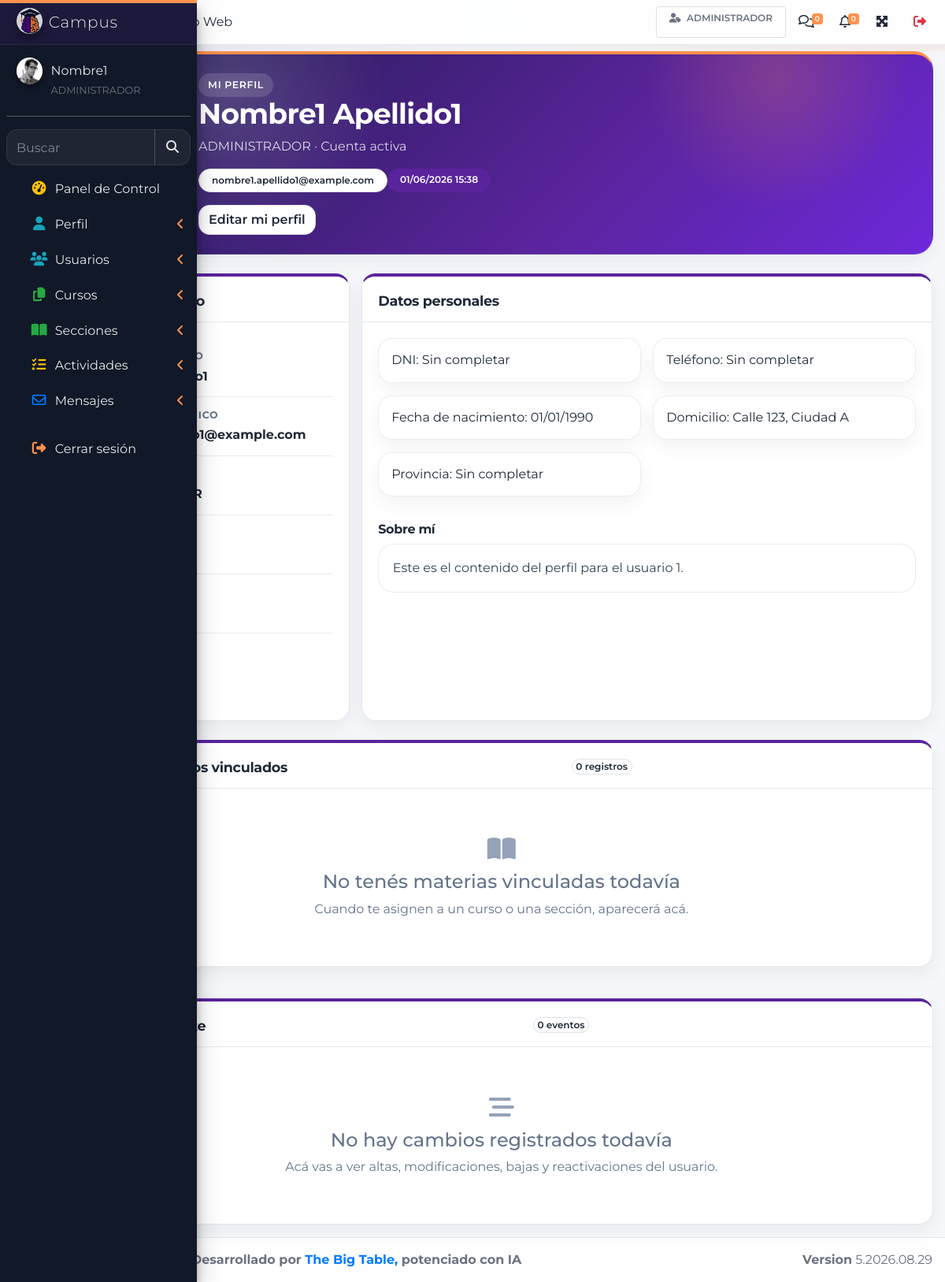
The page /index.php?r=perfil-usuario (signed in) on the database its author committed.
### tables this page shows
CREATE TABLE IF NOT EXISTS `perfiles` (
  `idPerfil` int NOT NULL AUTO_INCREMENT,
  `id_usuario` int NOT NULL,
  `dniPerfil` int DEFAULT NULL,
  `telefonoPerfil` char(20) DEFAULT NULL,
  `fnacPerfil` date DEFAULT NULL,
  `domicilioPerfil` varchar(100) DEFAULT NULL,
  `provinciaPerfil` varchar(50) DEFAULT NULL,
  `contenidoPerfil` tinytext,
  PRIMARY KEY (`idPerfil`),
  KEY `id_usuario` (`id_usuario`)
);

CREATE TABLE IF NOT EXISTS `usuarios` (
  `idUsuario` int NOT NULL AUTO_INCREMENT,
  `nombreUsuario` char(20) NOT NULL,
  `apellidoUsuario` char(20) NOT NULL,
  `email` varchar(50) NOT NULL,
  `pass` varchar(100) NOT NULL,
  `resetPass` tinyint(1) NOT NULL,
  `imgUsuario` varchar(30) NOT NULL,
  `activo` tinyint(1) NOT NULL,
  `rol` char(15) NOT NULL,
  `fechaAlta` datetime NOT NULL DEFAULT CURRENT_TIMESTAMP,
  `ultimaConexion` datetime DEFAULT NULL,
  `fechaBaja` datetime DEFAULT NULL,
  `motivoBaja` varchar(255) DEFAULT NULL,
  `usuarioBaja` int DEFAULT NULL,
  `wpUserId` bigint DEFAULT NULL,
  `origenAuth` varchar(20) NOT NULL DEFAULT 'LOCAL',
  PRIMARY KEY (`idUsuario`),
  KEY `idx_wp_user` (`wpUserId`)
);

### controladores/plantilla.controller.php (called while the page is built)
<?php
class PlantillaController{
    public function crtGetPlantilla(){
        include "vistas/plantilla.php";
}
}

### index.php (called while the page is built, shortened)
<?php
require_once("controladores/permisos.controller.php");
require_once("controladores/plantilla.controller.php");
require_once("controladores/usuarios.controller.php");
$plantilla= new PlantillaController();
$plantilla->crtGetPlantilla();
?>

### modelos/conexion.php (called while the page is built, shortened)
<?php
class Conexion
{
    private static $pdo = null;
    private static function crearPdo($host, $port, $dbName, $user, $password)
    {
        $dsn = sprintf(
            'mysql:host=%s;port=%s;dbname=%s;charset=utf8mb4',
            $host,
            $port,
            $dbName
        );
        $link = new PDO($dsn, $user, $password);
        $link->setAttribute(PDO::ATTR_ERRMODE, PDO::ERRMODE_EXCEPTION);
        $link->exec('set names utf8mb4');
        $link->exec("SET time_zone = '-03:00'");
        return $link;
    }
    public static function conectar()
    {
        try {
            if (self::$pdo instanceof PDO) {
                return self::$pdo;
            }
            self::$pdo = self::crearPdo(DB_HOST, DB_PORT, DB_NAME, DB_USER, DB_PASSWORD);
            return self::$pdo;
        } catch (PDOException $e) {
            echo 'Error de conexion: ' . $e->getMessage();
            return null;
        }
    }
}
?>

### modelos/usuarios.modelo.php (called while the page is built, shortened)
<?php
require_once('conexion.php');
class ModeloUsuarios
{
    public static function mdlObtenerUsuarioCompleto($idUsuario)
    {
        $stmt = Conexion::conectar()->prepare("
            SELECT u.*,
                   p.idPerfil,
                   p.dniPerfil,
                   p.telefonoPerfil,
                   p.fnacPerfil,
                   p.domicilioPerfil,
                   p.provinciaPerfil,
                   p.contenidoPerfil,
                   DATE_FORMAT(p.fnacPerfil, '%d/%m/%Y') AS fnacFormateada,
                   DATE_FORMAT(u.fechaAlta, '%d/%m/%Y %H:%i') AS fechaAltaFmt,
                   DATE_FORMAT(u.ultimaConexion, '%d/%m/%Y %H:%i') AS ultimaConexionFmt,
                   DATE_FORMAT(u.fechaBaja, '%d/%m/%Y %H:%i') AS fechaBajaFmt,
                   CONCAT(u2.nombreUsuario, ' ', u2.apellidoUsuario) AS usuarioBajaNombre
            FROM usuarios u
            LEFT JOIN perfiles p ON p.id_usuario = u.idUsuario
            LEFT JOIN usuarios u2 ON u2.idUsuario = u.usuarioBaja
            WHERE u.idUsuario = :idUsuario
            LIMIT 1
        ");
        $stmt->bindParam(":idUsuario", $idUsuario, PDO::PARAM_INT);
        $stmt->execute();
        return $stmt->fetch(PDO::FETCH_ASSOC);
    }
    public static function mdlRelacionesAcademicas($idUsuario)
    {
        $stmt = Conexion::conectar()->prepare("
            SELECT DISTINCT idCurso, nombreCurso, idSeccion, tituloSeccion, origen
            FROM (
                SELECT c.idCurso,
                       c.nombreCurso,
                       s.idSeccion,
                       s.tituloSeccion,
                       'ESTUDIANTE' AS origen
                FROM asignacioncursos a
                INNER JOIN cursos c ON c.idCurso = a.id_seccion
                LEFT JOIN secciones s ON s.id_curso = c.idCurso
                WHERE a.id_estudiante = :idEstudiante
                UNION
                SELECT c.idCurso,
                       c.nombreCurso,
                       s.idSeccion,
                       s.tituloSeccion,
                       'DOCENTE' AS origen
                FROM secciones s
                INNER JOIN cursos c ON c.idCurso = s.id_curso
                WHERE s.docente = :idDocente
                   OR s.tutor = :idDocente
            ) AS relaciones
            ORDER BY nombreCurso ASC, tituloSeccion ASC
        ");
        $stmt->bindParam(":idEstudiante", $idUsuario, PDO::PARAM_INT);
        $stmt->bindParam(":idDocente", $idUsuario, PDO::PARAM_INT);
        $stmt->execute();
        return $stmt->fetchAll(PDO::FETCH_ASSOC);
    }
    public static function mdlHistorialUsuario($idUsuario)
    {
        $stmt = Conexion::conectar()->prepare("
            SELECT h.*,
                   CONCAT(u.nombreUsuario, ' ', u.apellidoUsuario) AS usuarioAccionNombre,
                   DATE_FORMAT(h.fechaEvento, '%d/%m/%Y %H:%i') AS fechaEventoFmt
            FROM usuarios_historial h
            LEFT JOIN usuarios u ON u.idUsuario = h.id_usuario_accion
            WHERE h.id_usuario = :idUsuario
            ORDER BY h.fechaEvento DESC, h.idHistorial DESC
            LIMIT 20
        ");
        $stmt->bindValue(':idUsuario', (int) $idUsuario, PDO::PARAM_INT);
        $stmt->execute();
        return $stmt->fetchAll(PDO::FETCH_ASSOC);
    }
}

### controladores/usuarios.controller.php (called while the page is built, shortened)
<?php
require_once('modelos/usuarios.modelo.php');
class ControladorUsuarios
{
    public static function crtUsuarioCompleto($idUsuario)
    {
        return ModeloUsuarios::mdlObtenerUsuarioCompleto((int) $idUsuario);
    }
    public static function rutaImagenUsuario($rutaImagen, $fallback = 'user2-160x160.jpg')
    {
        $rutaImagen = trim((string) $rutaImagen);
        $fallback = trim((string) $fallback) !== '' ? trim((string) $fallback) : 'user2-160x160.jpg';
        $candidatos = [];
        if ($rutaImagen !== '') {
            $rutaLimpia = ltrim($rutaImagen, './');
            $candidatos[] = $rutaLimpia;
            if (!str_starts_with($rutaLimpia, 'usuarios/')) {
                $candidatos[] = 'usuarios/' . basename($rutaLimpia);
            }
            $base = basename($rutaLimpia);
            if ($base !== '') {
                $candidatos[] = 'usuarios/' . $base;
                $candidatos[] = $base;
            }
        }
        $candidatos[] = $fallback;
        foreach (array_unique($candidatos) as $candidato) {
            $normalizado = ltrim((string) $candidato, './');
            $rutaFisica = __DIR__ . '/../img/' . $normalizado;
            if (is_file($rutaFisica)) {
                return $normalizado;
            }
            $base = basename($normalizado);
        }
        return $fallback;
    }
    public static function crtRelacionesAcademicas($idUsuario)
    {
        return ModeloUsuarios::mdlRelacionesAcademicas((int) $idUsuario);
    }
    public static function crtHistorialUsuario($idUsuario)
    {
        return ModeloUsuarios::mdlHistorialUsuario((int) $idUsuario);
    }
}

### controladores/permisos.controller.php (called while the page is built, shortened)
<?php
class ControladorPermisos
{
    private static function normalizarRol($rol)
    {
        return strtoupper(trim((string) $rol));
    }
    public static function rolReal()
    {
        return self::normalizarRol($_SESSION['usuario']['rol'] ?? '');
    }
    public static function vistaEstudianteActiva()
    {
        return !empty($_SESSION['vista_estudiante'])
            && in_array(self::rolReal(), ['ADMINISTRADOR', 'DOCENTE'], true);
    }
    public static function rolActual()
    {
        return self::rolReal();
    }
    public static function esAdministrador()
    {
        return self::rolActual() === 'ADMINISTRADOR';
    }
}

### vistas/paginas/usuario/perfil-usuario.php (the view, shortened to what this page needs)
<?php
$idUsuarioActual = (int) ($_SESSION['usuario']['id'] ?? 0);
$usuario = ControladorUsuarios::crtUsuarioCompleto($idUsuarioActual) ?: [];
$relacionesAcademicas = $idUsuarioActual > 0 ? ControladorUsuarios::crtRelacionesAcademicas($idUsuarioActual) : [];
$historialCambios = $idUsuarioActual > 0 ? ControladorUsuarios::crtHistorialUsuario($idUsuarioActual) : [];
$nombreCompleto = trim((string) (($usuario['nombreUsuario'] ?? '') . ' ' . ($usuario['apellidoUsuario'] ?? '')));
$imagenUsuario = ControladorUsuarios::rutaImagenUsuario($usuario['imgUsuario'] ?? '', 'user2-160x160.jpg');
$sobreMi = trim((string) ($usuario['contenidoPerfil'] ?? ''));
$estaActivo = (int) ($usuario['activo'] ?? 0) === 1;
$verUltimaConexion = ControladorPermisos::esAdministrador() || ControladorPermisos::esDocente();
$e = static function ($valor) {
    return htmlspecialchars((string) $valor, ENT_QUOTES, 'UTF-8');
};
?>
<section class="content page-fade">
  <div class="container-fluid">
    <div class="profile-hero mb-4">
      <div class="profile-hero__content">
        <div class="profile-hero__avatar">
          <img src="./img/<?php echo $e($imagenUsuario); ?>" alt="Foto de perfil">
        </div>
        <div class="profile-hero__copy">
          <span class="profile-kicker">Mi perfil</span>
          <h1 class="profile-title mb-2"><?php echo $e($nombreCompleto !== '' ? $nombreCompleto : 'Usuario'); ?></h1>
          <p class="profile-lead mb-3">
            <?php echo $e($usuario['rol'] ?? 'Sin rol'); ?> · <?php echo $estaActivo ? 'Cuenta activa' : 'Cuenta dada de baja'; ?>
          </p>
          <div class="d-flex flex-wrap gap-2">
            <span class="badge badge-light badge-pill px-3 py-2"><?php echo $e($usuario['email'] ?? ''); ?></span>
            <span class="badge badge-info badge-pill px-3 py-2"><?php echo $e($usuario['fechaAltaFmt'] ?? 'Fecha de alta pendiente'); ?></span>
          </div>
          <div class="mt-3">
            <a href="index.php?r=editar-perfil" class="btn btn-light border">Editar mi perfil</a>
          </div>
        </div>
      </div>
    </div>
    <div class="row">
      <div class="col-lg-4 mb-4">
        <div class="card glass-card h-100">
          <div class="card-header">
            <h3 class="card-title">Datos de usuario</h3>
          </div>
          <div class="card-body">
            <div class="profile-meta-item">
              <span class="profile-meta-label">Nombre completo</span>
              <strong><?php echo $e($nombreCompleto !== '' ? $nombreCompleto : 'Sin registrar'); ?></strong>
            </div>
            <div class="profile-meta-item">
              <span class="profile-meta-label">Correo electrónico</span>
              <strong><?php echo $e($usuario['email'] ?? 'Sin correo'); ?></strong>
            </div>
            <div class="profile-meta-item">
              <span class="profile-meta-label">Rol</span>
              <strong><?php echo $e($usuario['rol'] ?? 'Sin rol'); ?></strong>
            </div>
            <div class="profile-meta-item">
              <span class="profile-meta-label">Estado</span>
              <strong><?php echo $estaActivo ? 'Activo' : 'Dado de baja'; ?></strong>
            </div>
            <div class="profile-meta-item">
              <span class="profile-meta-label">Fecha de alta</span>
              <strong><?php echo $e($usuario['fechaAltaFmt'] ?? 'Sin fecha'); ?></strong>
            </div>
            <?php if ($verUltimaConexion): ?>
              <div class="profile-meta-item">
                <span class="profile-meta-label">Última conexión</span>
                <strong><?php echo $e($usuario['ultimaConexionFmt'] ?? 'Sin registro'); ?></strong>
              </div>
            <?php endif; ?>
          </div>
        </div>
      </div>
      <div class="col-lg-8 mb-4">
        <div class="card glass-card h-100">
          <div class="card-header">
            <h3 class="card-title">Datos personales</h3>
          </div>
          <div class="card-body">
            <div class="row">
              <div class="col-md-6 mb-3">
                <div class="profile-chip">DNI: <?php echo $e($usuario['dniPerfil'] ?? 'Sin completar'); ?></div>
              </div>
              <div class="col-md-6 mb-3">
                <div class="profile-chip">Teléfono: <?php echo $e($usuario['telefonoPerfil'] ?? 'Sin completar'); ?></div>
              </div>
              <div class="col-md-6 mb-3">
                <div class="profile-chip">Fecha de nacimiento: <?php echo $e($usuario['fnacFormateada'] ?? 'Sin completar'); ?></div>
              </div>
              <div class="col-md-6 mb-3">
                <div class="profile-chip">Domicilio: <?php echo $e($usuario['domicilioPerfil'] ?? 'Sin completar'); ?></div>
              </div>
              <div class="col-md-6 mb-3">
                <div class="profile-chip">Provincia: <?php echo $e($usuario['provinciaPerfil'] ?? 'Sin completar'); ?></div>
              </div>
            </div>
            <div class="mt-3">
              <h4 class="section-title mb-2">Sobre mí</h4>
              <div class="profile-about">
                <?php if ($sobreMi !== ''): ?>
                  <?php echo nl2br($e($sobreMi)); ?>
                <?php else: ?>
                  <span class="text-muted">Todavía no completaste este espacio.</span>
                <?php endif; ?>
              </div>
            </div>
          </div>
        </div>
      </div>
      <div class="col-12">
        <div class="card glass-card">
          <div class="card-header d-flex justify-content-between align-items-center">
            <h3 class="card-title mb-0">Materias y cursos vinculados</h3>
            <span class="badge badge-light border"><?php echo count($relacionesAcademicas); ?> registros</span>
          </div>
          <div class="card-body">
            <?php if (empty($relacionesAcademicas)): ?>
              <div class="empty-state">
                <i class="fas fa-book-open"></i>
                <h4>No tenés materias vinculadas todavía</h4>
                <p class="mb-0">Cuando te asignen a un curso o una sección, aparecerá acá.</p>
              </div>
            <?php endif; ?>
          </div>
        </div>
      </div>
      <div class="col-12 mt-4">
        <div class="card glass-card">
          <div class="card-header d-flex justify-content-between align-items-center">
            <h3 class="card-title mb-0">Historial reciente</h3>
            <span class="badge badge-light border"><?php echo count($historialCambios); ?> eventos</span>
          </div>
          <div class="card-body">
            <?php if (empty($historialCambios)): ?>
              <div class="empty-state">
                <i class="fas fa-stream"></i>
                <h4>No hay cambios registrados todavía</h4>
                <p class="mb-0">Acá vas a ver altas, modificaciones, bajas y reactivaciones del usuario.</p>
              </div>
            <?php endif; ?>
          </div>
        </div>
      </div>
    </div>
  </div>
</section>

### rows shown on the page
perfiles: id_usuario.apellidoUsuario "Nombre1 Apellido1", id_usuario.rol "ADMINISTRADOR", id_usuario.email "nombre1.apellido1@example.com", dniPerfil "Sin completar", telefonoPerfil "Sin completar", domicilioPerfil "Calle 123, Ciudad A", provinciaPerfil "Sin completar", contenidoPerfil "Este es el contenido del perfil para el usuario 1."

### other values the page prints
ControladorPermisos::etiquetaRol() "ADMINISTRADOR"
$cabecera['mensajes'] "0"
$cabecera['notificaciones'] "0"
$e($usuario['fechaAltaFmt'] ?? 'Fecha de alta pendiente') "01/06/2026 15:38"
$e($usuario['fnacFormateada'] ?? 'Sin completar') "01/01/1990"
count($relacionesAcademicas) "0"
count($historialCambios) "0"
